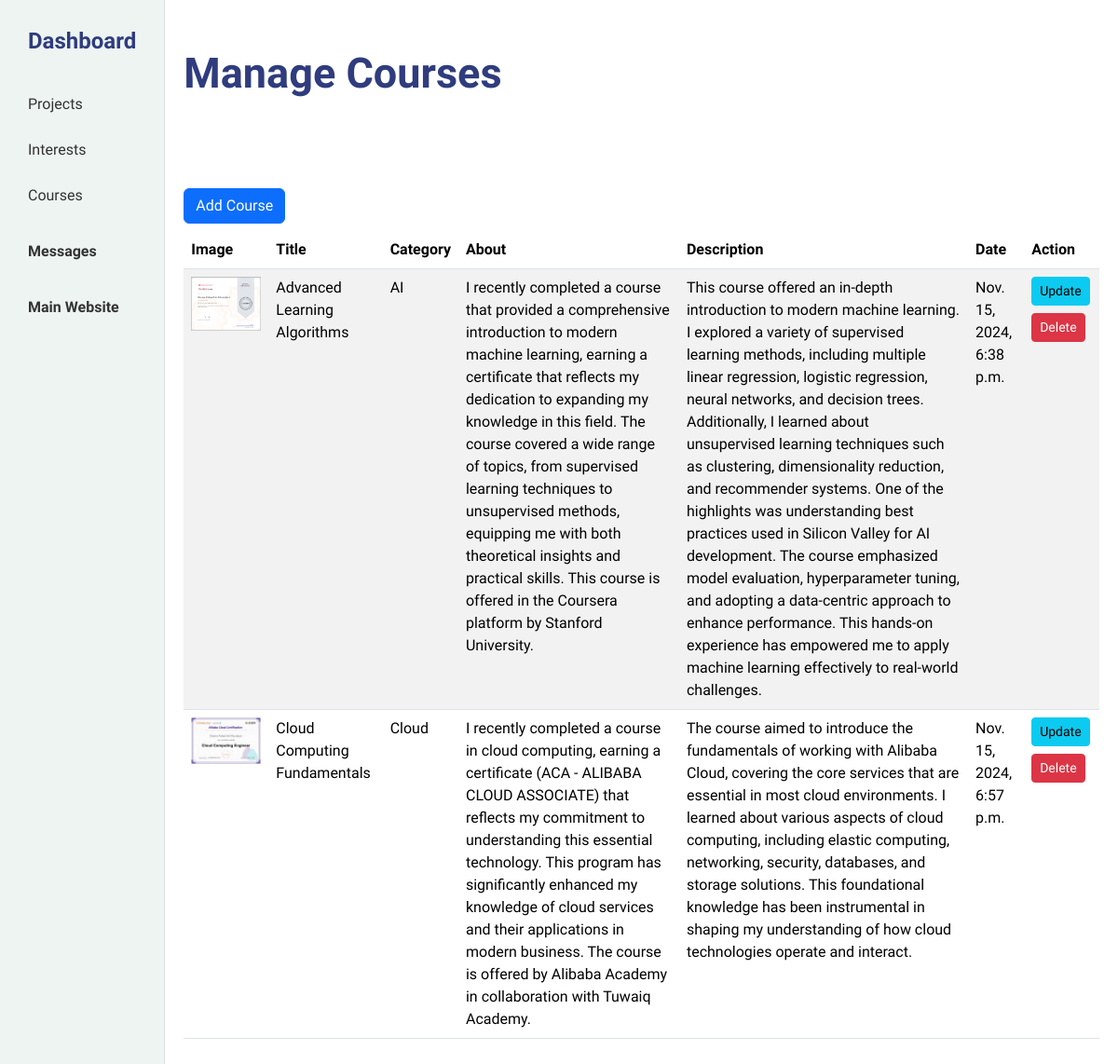
Screenshot of /dashboard/course/ with the database file from the repository.
### dashboard/models.py (models this page shows, shortened)
class Course(models.Model):
    class Category(models.TextChoices):
        AI = 'ai', 'AI'
        CLOUD = 'cloud', 'Cloud'
        FullStack = 'full', 'FullStack'
        FrontEnd = 'front', 'FrontEnd'
        BackEnd = 'back', 'BackEnd'
        DataAnalysis = 'analysis', 'DataAnalysis'
    category = models.CharField(choices=Category.choices, max_length=30, default=Category.FullStack)
    title = models.CharField(max_length=1024)
    about = models.TextField()
    image = models.ImageField(upload_to="images/")
    description = models.TextField()
    section1 = models.TextField(default='Default text for section 1')
    section2 = models.TextField(default='Default text for section 2')
    section3 = models.TextField(default='Default text for section 3')
    section4 = models.TextField(default='Default text for section 4')
    skills = models.TextField(default='Default skills')
    created_at = models.DateTimeField(auto_now=True)

### dashboard/views.py (the view)
# urls.py: path("course/", views.course_view , name="course_view"),
def course_view(request: HttpRequest):
    courses = Course.objects.all()
    return render(request, "dashboard/course.html", {"courses": courses})

### dashboard/templates/dashboard/course.html (shortened to what this page needs)
{% extends 'dashboard/base.html' %}
{% block content %}
{% load static %}
<div class="mb-5 header">
    <h2 class="faculty_glyphic_bold">Manage Courses</h2>
</div>
<a href="{% url 'dashboard:add_course_view' %}">
    <button class="mt-5 btn btn-primary">Add Course</button>
</a>
<div class="mt-2 table-container">
    <table class="table table-striped">
        <thead>
            <tr>
                <th>Image</th>
                <th>Title</th>
                <th>Category</th>
                <th>About</th>
                <th>Description</th>
                <th>Date</th>
                <th>Action</th>
            </tr>
        </thead>
        <tbody>
            {% for course in courses %}
                <tr>
                    <td>
                        <img src="{{ course.image.url }}" class="img">
                    </td>
                    <td>{{course.title}} </td>
                    <td>{{course.get_category_display}} </td>
                    <td>{{course.about}} </td>
                    <td>{{course.description}} </td>
                    <td>{{course.created_at}} </td>
                    <td>
                        <a href="{% url 'dashboard:update_course_view' course.id %}">
                            <button class="mb-2 btn btn-info btn-sm">Update</button>
                        </a>
                        <a href="{% url 'dashboard:delete_course_view' course.id %}" class="btn btn-danger btn-sm"
                        onclick="return confirm('Are you sure you want to delete course {{ course.title }}?');">
                            Delete
                        </a>
                    </td>
                </tr>
            {% endfor %}
        </tbody>
    </table>
</div>
{% endblock %}

### dashboard/static/css/dashboard_style.css (style rules this page uses)
body { padding: 0; margin: 0; display: flex; font-family: "Faculty Glyphic", serif; font-weight: 500; font-style: normal; color: #2F3C7E; }
.faculty_glyphic_bold { font-weight: 1000; font-size: 45px; }
.img { width: 75px; height: auto; object-fit: cover; }

### rows the page displays
Course: image (picture), title "Advanced Learning Algorithms", category "AI", about "I recently completed a course that provided a comprehensive introduction to modern machine learning, earning a certificate that reflects my dedication to expanding my knowledge in this field. The course covered a wide range of topics, from supervised learning techniques to unsupervised methods, equipping me with both theoretical insights and practical skills. This course is offered in the Coursera platform by Stanford University.", description "This course offered an in-depth introduction to modern machine learning. I explored a variety of supervised learning methods, including multiple linear regression, logistic regression, neural networks, and decision trees. Additionally, I learned about unsupervised learning techniques such as clustering, dimensionality reduction, and recommender systems. One of the highlights was understanding best practices used in Silicon Valley for AI development. The course emphasized model evaluation, hyperparameter tuning, and adopting a data-centric approach to enhance performance. This hands-on experience has empowered me to apply machine learning effectively to real-world challenges.", created_at "Nov. 15, 2024, 6:38 p.m."
Course: image (picture), title "Cloud Computing Fundamentals", category "Cloud", about "I recently completed a course in cloud computing, earning a certificate (ACA - ALIBABA CLOUD ASSOCIATE) that reflects my commitment to understanding this essential technology. This program has significantly enhanced my knowledge of cloud services and their applications in modern business. The course is offered by Alibaba Academy in collaboration with Tuwaiq Academy.", description "The course aimed to introduce the fundamentals of working with Alibaba Cloud, covering the core services that are essential in most cloud environments. I learned about various aspects of cloud computing, including elastic computing, networking, security, databases, and storage solutions. This foundational knowledge has been instrumental in shaping my understanding of how cloud technologies operate and interact.", created_at "Nov. 15, 2024, 6:57 p.m."
